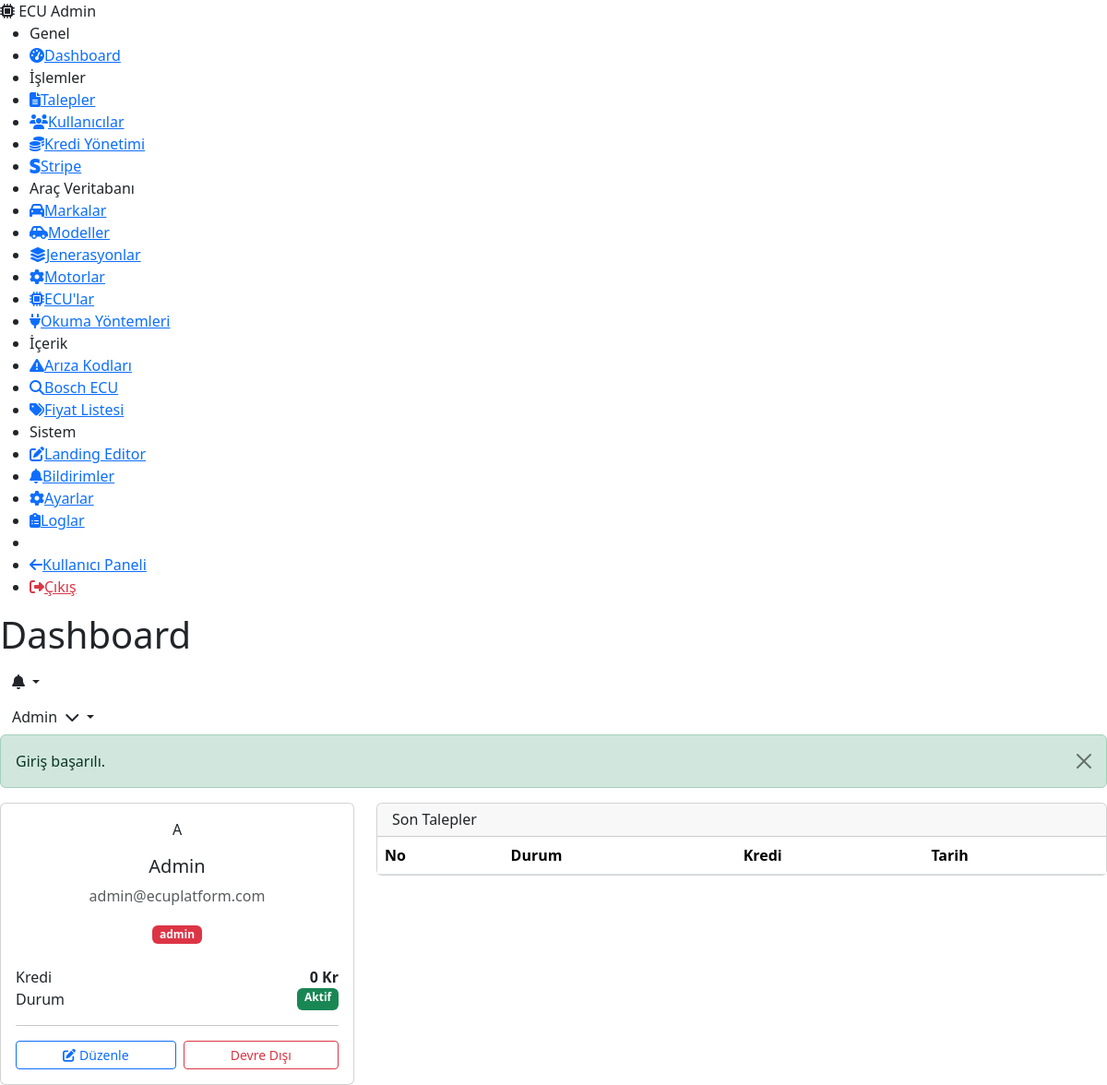
/admin/users/1 (signed in), run on the app's committed database.
### tables this page shows
CREATE TABLE IF NOT EXISTS `users` (
    `id`             INT UNSIGNED AUTO_INCREMENT PRIMARY KEY,
    `name`           VARCHAR(100)  NOT NULL,
    `email`          VARCHAR(191)  NOT NULL,
    `password`       VARCHAR(255)  NOT NULL,
    `phone`          VARCHAR(20)   DEFAULT NULL,
    `company`        VARCHAR(150)  DEFAULT NULL,
    `avatar`         VARCHAR(255)  DEFAULT NULL,
    `credit_balance` INT           NOT NULL DEFAULT 0,
    `role`           ENUM('user','admin') NOT NULL DEFAULT 'user',
    `email_token`    VARCHAR(64)   DEFAULT NULL,
    `email_verified` TINYINT(1)   NOT NULL DEFAULT 0,
    `reset_token`    VARCHAR(64)   DEFAULT NULL,
    `reset_expires`  DATETIME      DEFAULT NULL,
    `is_active`      TINYINT(1)   NOT NULL DEFAULT 1,
    `created_at`     DATETIME      NOT NULL DEFAULT CURRENT_TIMESTAMP,
    `updated_at`     DATETIME      NOT NULL DEFAULT CURRENT_TIMESTAMP ON UPDATE CURRENT_TIMESTAMP,
    UNIQUE KEY `uk_users_email`       (`email`),
    INDEX `idx_users_role`            (`role`),
    INDEX `idx_users_reset_token`     (`reset_token`),
    INDEX `idx_users_email_token`     (`email_token`)
);

### core/Controller.php (called while the page is built, shortened)
<?php
abstract class Controller
{
    protected function view(string $view, array $data = [], string $layout = 'app'): void
    {
        View::render($view, $data, $layout);
    }
}

### app/Controllers/Admin/UserController.php (called while the page is built, shortened)
<?php
final class UserController extends Controller
{
    private UserRepository $userRepo;
    public function __construct()
    {
        $this->userRepo = new UserRepository();
    }
    public function show(Request $request, string $id): void
    {
        $user = $this->userRepo->findById((int) $id);
        $db = \Core\Database::getInstance();
        $requests = $db->fetchAll('SELECT * FROM requests WHERE user_id = ? ORDER BY created_at DESC LIMIT 20', [(int)$id]);
        $transactions = $db->fetchAll('SELECT * FROM credit_transactions WHERE user_id = ? ORDER BY created_at DESC LIMIT 20', [(int)$id]);
        $this->view('admin/users/show', [
            'pageTitle'    => $user['name'],
            'currentPage'  => 'admin-users',
            'user'         => $user,
            'requests'     => $requests,
            'transactions' => $transactions,
        ], 'admin');
    }
}

### core/App.php (called while the page is built, shortened)
<?php
final class App
{
    private Router $router;
    private Request $request;
    public function __construct(string $basePath)
    {
        $this->bootstrap();
    }
    private function bootstrap(): void
    {
        View::share('auth_user', $this->getAuthUser());
        $this->request = new Request();
        $this->router  = new Router();
    }
    private function getAuthUser(): ?array
    {
        try {
            $db = Database::getInstance();
            return $db->fetch(
                'SELECT id, name, email, phone, company, avatar, credit_balance, role, is_active FROM users WHERE id = ?',
                [Session::userId()]
            );
        } catch (\Throwable) {
            return null;
        }
    }
    public function run(): void
    {
        $matched = $this->router->resolve($this->request);
        $this->executeMiddleware($matched['middleware'], function () use ($matched) {
            $this->dispatch($matched['action'], $matched['params']);
        });
    }
    private function executeMiddleware(array $middleware, callable $final): void
    {
        $middlewareStack = array_reverse($middleware);
        $next = $final;
        foreach ($middlewareStack as $mw) {
            $currentNext = $next;
            $next = function () use ($mw, $currentNext) {
                $instance = new $mw();
                $instance->handle($this->request, $currentNext);
            };
        }
        $next();
    }
    private function dispatch(string $action, array $params): void
    {
        [$controllerClass, $method] = explode('@', $action);
        $controller = new $controllerClass();
        $controller->$method($this->request, ...array_values($params));
    }
}

### app/Middleware/AdminMiddleware.php (called while the page is built, shortened)
<?php
final class AdminMiddleware extends Middleware
{
    public function handle(Request $request, callable $next): void
    {
        $next();
    }
}

### app/Middleware/AuthMiddleware.php (called while the page is built, shortened)
<?php
final class AuthMiddleware extends Middleware
{
    public function handle(Request $request, callable $next): void
    {
        $next();
    }
}

### index.php (called while the page is built, shortened)
<?php
$app = new Core\App(BASE_PATH);
$app->run();

### core/Database.php (called while the page is built, shortened)
<?php
final class Database
{
    private static ?Database $instance = null;
    private PDO $pdo;
    private function __construct()
    {
        $config = Config::get('database');
        $dsn = sprintf(
            'mysql:host=%s;port=%s;dbname=%s;charset=%s',
            $config['host'],
            $config['port'],
            $config['name'],
            $config['charset']
        );
        try {
            $this->pdo = new PDO($dsn, $config['username'], $config['password'], [
                PDO::ATTR_ERRMODE            => PDO::ERRMODE_EXCEPTION,
                PDO::ATTR_DEFAULT_FETCH_MODE => PDO::FETCH_ASSOC,
                PDO::ATTR_EMULATE_PREPARES   => false,
                PDO::ATTR_STRINGIFY_FETCHES  => false,
            ]);
        } catch (PDOException $e) {
            throw new PDOException('Veritabanı bağlantı hatası: ' . $e->getMessage());
        }
    }
    public static function getInstance(): self
    {
        if (self::$instance === null) {
            self::$instance = new self();
        }
        return self::$instance;
    }
    public function query(string $sql, array $params = []): \PDOStatement
    {
        $stmt = $this->pdo->prepare($sql);
        $stmt->execute($params);
        return $stmt;
    }
    public function fetch(string $sql, array $params = []): ?array
    {
        $result = $this->query($sql, $params)->fetch();
        return $result ?: null;
    }
}

### app/Repositories/UserRepository.php (called while the page is built, shortened)
<?php
final class UserRepository implements UserRepositoryInterface
{
    private Database $db;
    public function __construct()
    {
        $this->db = Database::getInstance();
    }
    public function findById(int $id): ?array
    {
        return $this->db->fetch('SELECT * FROM users WHERE id = ?', [$id]);
    }
}

### core/Config.php (called while the page is built, shortened)
<?php
final class Config
{
    private static array $config = [];
    public static function load(string $basePath): void
    {
        $configPath = $basePath . '/config';
        $files = glob($configPath . '/*.php');
        $skip = ['routes', 'services'];
        foreach ($files as $file) {
            $key = basename($file, '.php');
            if (in_array($key, $skip, true)) {
                continue;
            }
            self::$config[$key] = require $file;
        }
    }
    public static function get(string $key, mixed $default = null): mixed
    {
        $keys  = explode('.', $key);
        $value = self::$config;
        foreach ($keys as $k) {
            if (!is_array($value) || !array_key_exists($k, $value)) {
                return $default;
            }
            $value = $value[$k];
        }
        return $value;
    }
}

### resources/views/admin/users/show.php (the view, shortened to what this page needs)
<?php $pageTitle = \Core\View::escape($user['name']); $currentPage = 'admin-users'; ?>
<div class="row g-4">
    <div class="col-lg-4">
        <div class="card"><div class="card-body text-center">
            <div class="avatar-placeholder avatar-placeholder--lg mb-3"><?= mb_substr($user['name'], 0, 1) ?></div>
            <h5><?= \Core\View::escape($user['name']) ?></h5>
            <p class="text-muted"><?= \Core\View::escape($user['email']) ?></p>
            <span class="badge bg-<?= $user['role'] === 'admin' ? 'danger' : 'primary' ?> mb-2"><?= $user['role'] ?></span>
            <div class="d-flex justify-content-between mt-3"><span>Kredi</span><strong><?= $user['credit_balance'] ?> Kr</strong></div>
            <div class="d-flex justify-content-between"><span>Durum</span><span class="badge bg-<?= $user['is_active'] ? 'success' : 'danger' ?>"><?= $user['is_active'] ? 'Aktif' : 'Pasif' ?></span></div>
            <hr>
            <div class="d-flex gap-2">
                <a href="/admin/users/<?= $user['id'] ?>/edit" class="btn btn-sm btn-outline-primary flex-fill"><i class="fas fa-edit me-1"></i>Düzenle</a>
                <form method="POST" action="/admin/users/<?= $user['id'] ?>/toggle-status" class="flex-fill"><?= \Core\View::csrf() ?><button class="btn btn-sm btn-outline-<?= $user['is_active'] ? 'danger' : 'success' ?> w-100"><?= $user['is_active'] ? 'Devre Dışı' : 'Aktifleştir' ?></button></form>
            </div>
        </div></div>
    </div>
    <div class="col-lg-8">
        <div class="card mb-4"><div class="card-header"><h6 class="mb-0">Son Talepler</h6></div><div class="card-body p-0"><div class="table-responsive"><table class="table mb-0"><thead><tr><th>No</th><th>Durum</th><th>Kredi</th><th>Tarih</th></tr></thead></table></div></div></div>
    </div>
</div>

### resources/views/partials/header.php (shortened to what this page needs)
<header class="app-header">
    <div class="header-left">
        <h1 class="page-title"><?= \Core\View::escape($pageTitle ?? 'Dashboard') ?></h1>
    </div>
    <div class="header-right">
        <div class="header-notification dropdown">
            <button class="btn btn-icon dropdown-toggle" data-bs-toggle="dropdown" id="notifDropdown">
                <i class="fas fa-bell"></i>
            </button>
        </div>
        <div class="header-user dropdown">
            <button class="btn dropdown-toggle" data-bs-toggle="dropdown">
                <span class="d-none d-md-inline"><?= \Core\View::escape($auth_user['name'] ?? '') ?></span>
                <i class="fas fa-chevron-down ms-1"></i>
            </button>
        </div>
    </div>
</header>

### data on the page
users: name "Admin", name "A", email "admin@ecuplatform.com", role "admin", credit_balance "0"

### other printed values
self::escape($success) "Giriş başarılı."
